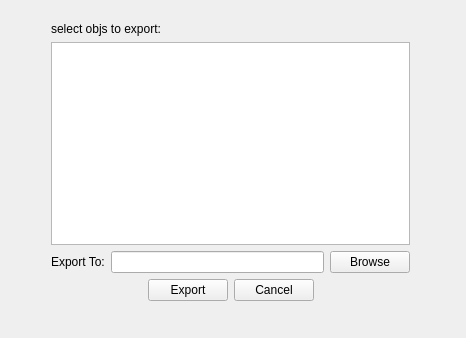
<?xml version="1.0" encoding="UTF-8"?>
<ui version="4.0">
 <class>exportObjDialog</class>
 <widget class="QWidget" name="exportObjDialog">
  <property name="geometry">
   <rect>
    <x>0</x>
    <y>0</y>
    <width>466</width>
    <height>338</height>
   </rect>
  </property>
  <property name="windowTitle">
   <string>exportObjDialog</string>
  </property>
  <widget class="QWidget" name="layoutWidget">
   <property name="geometry">
    <rect>
     <x>40</x>
     <y>11</y>
     <width>381</width>
     <height>301</height>
    </rect>
   </property>
   <layout class="QVBoxLayout" name="verticalLayout">
    <item>
     <widget class="QLabel" name="tipLabel">
      <property name="text">
       <string>select objs to export:</string>
      </property>
     </widget>
    </item>
    <item>
     <widget class="QTableWidget" name="tableWidget"/>
    </item>
    <item>
     <layout class="QHBoxLayout" name="horizontalLayout">
      <item>
       <widget class="QLabel" name="textEditLabel">
        <property name="text">
         <string>Export To:</string>
        </property>
       </widget>
      </item>
      <item>
       <widget class="QLineEdit" name="filePrefixLineEdit"/>
      </item>
      <item>
       <widget class="QPushButton" name="browseButton">
        <property name="text">
         <string>Browse</string>
        </property>
       </widget>
      </item>
     </layout>
    </item>
    <item>
     <layout class="QHBoxLayout" name="horizontalLayout_2">
      <item>
       <spacer name="horizontalSpacer">
        <property name="orientation">
         <enum>Qt::Horizontal</enum>
        </property>
        <property name="sizeHint" stdset="0">
         <size>
          <width>40</width>
          <height>20</height>
         </size>
        </property>
       </spacer>
      </item>
      <item>
       <widget class="QPushButton" name="exportButton">
        <property name="text">
         <string>Export</string>
        </property>
       </widget>
      </item>
      <item>
       <widget class="QPushButton" name="cancelButton">
        <property name="text">
         <string>Cancel</string>
        </property>
       </widget>
      </item>
      <item>
       <spacer name="horizontalSpacer_2">
        <property name="orientation">
         <enum>Qt::Horizontal</enum>
        </property>
        <property name="sizeHint" stdset="0">
         <size>
          <width>40</width>
          <height>20</height>
         </size>
        </property>
       </spacer>
      </item>
     </layout>
    </item>
   </layout>
  </widget>
 </widget>
 <layoutdefault spacing="6" margin="11"/>
 <resources/>
 <connections/>
</ui>
